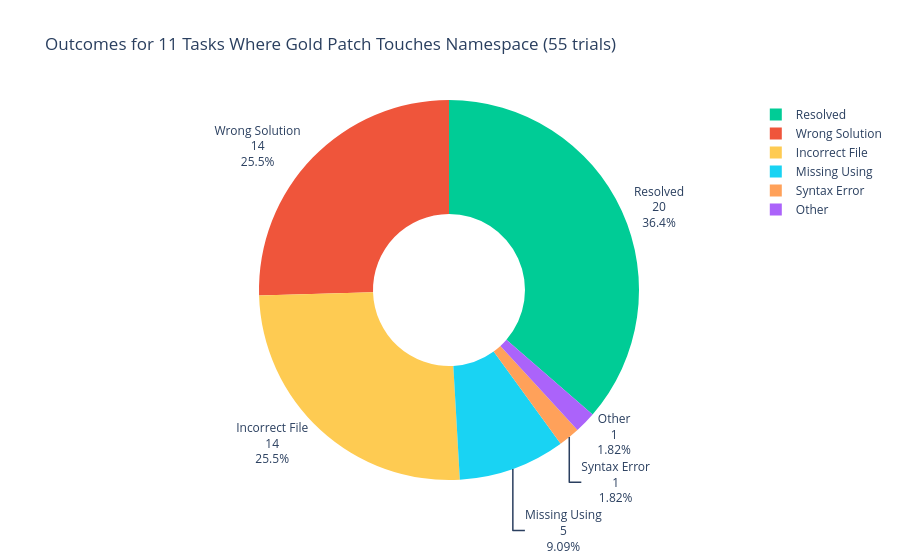

Notebook cell for this chart:
### Code cell
# Analyze failure reasons for the 11 namespace-touching tasks (55 trials total)
df_ns_tasks_all = df[df["instance_id"].isin(ns_task_ids)].copy()
df_ns_tasks_all["category"] = df_ns_tasks_all["failure_category"].fillna("Unreviewed")
df_ns_tasks_all.loc[df_ns_tasks_all["resolved"], "category"] = "Resolved"

print(f"=== Outcome Distribution for Namespace-Touching Tasks ({len(ns_task_ids)} tasks x 5 runs = {len(df_ns_tasks_all)} trials) ===\n")

# Overall outcome distribution
outcome_counts = df_ns_tasks_all["category"].value_counts()
print("Outcome breakdown:")
for outcome, count in outcome_counts.items():
    print(f"  {outcome}: {count} ({100 * count / len(df_ns_tasks_all):.1f}%)")

# Visualize
fig = px.pie(
    values=outcome_counts.values,
    names=outcome_counts.index,
    title=f"Outcomes for {len(ns_task_ids)} Tasks Where Gold Patch Touches Namespace (55 trials)",
    color=outcome_counts.index,
    color_discrete_map={
        "Resolved": "#00CC96",
        "Wrong Solution": "#EF553B",
        "Syntax Error": "#FFA15A",
        "Incorrect File": "#FECB52",
        "Missing Using": "#19D3F3",
        "Timeout": "#636EFA",
        "Other": "#AB63FA",
        "Unreviewed": "#B6E880",
    },
    hole=0.4,
)
fig.update_traces(textposition="outside", textinfo="percent+label+value")
fig.show()

### Figure 1 — Plotly figure (JSON) as saved in the notebook; plotly's stock layout.template omitted (floating-point values rounded to 4 significant figures)
{"data": [{"customdata": [["Resolved"], ["Wrong Solution"], ["Incorrect File"], ["Missing Using"], ["Syntax Error"], ["Other"]], "domain": {"x": [0, 1], "y": [0, 1]}, "hole": 0.4, "hovertemplate": "label=%{label}<br>value=%{value}<br>color=%{customdata[0]}<extra></extra>", "labels": ["Resolved", "Wrong Solution", "Incorrect File", "Missing Using", "Syntax Error", "Other"], "legendgroup": "", "marker": {"colors": ["#00CC96", "#EF553B", "#FECB52", "#19D3F3", "#FFA15A", "#AB63FA"]}, "name": "", "showlegend": true, "textinfo": "percent+label+value", "textposition": "outside", "type": "pie", "values": [20, 14, 14, 5, 1, 1]}], "layout": {"legend": {"tracegroupgap": 0}, "title": {"text": "Outcomes for 11 Tasks Where Gold Patch Touches Namespace (55 trials)"}}}
